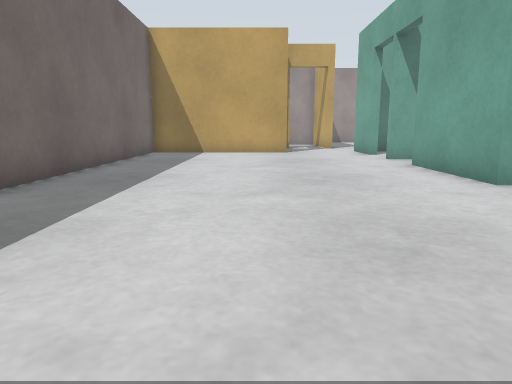
View 1 (above)

24 first-person views from a walk through a Gazebo world. The camera is 0.5 m above the floor, tilts 10° down and sees 70° across. The floor is counted in squares, 0.5 m on a side. Each view is taken from the middle of a square. On the plan, view 1 faces up. The plan holds only what a view shows up to about 13 squares ahead; the rest is blank.

View 2
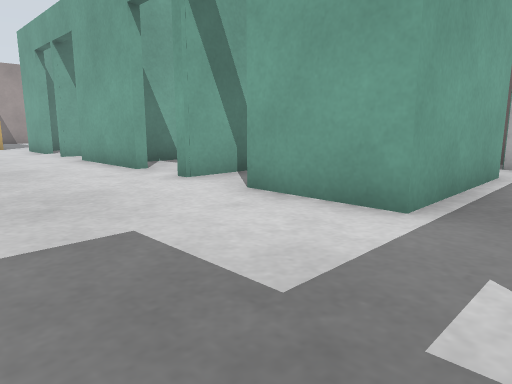

View 3
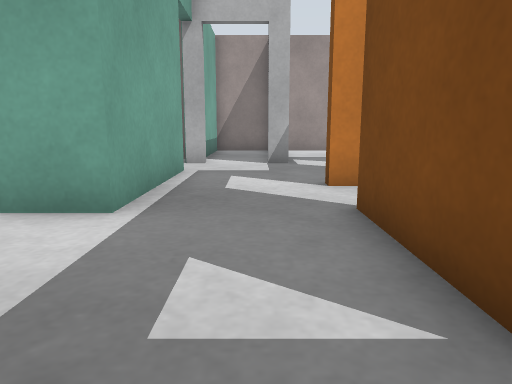

View 4
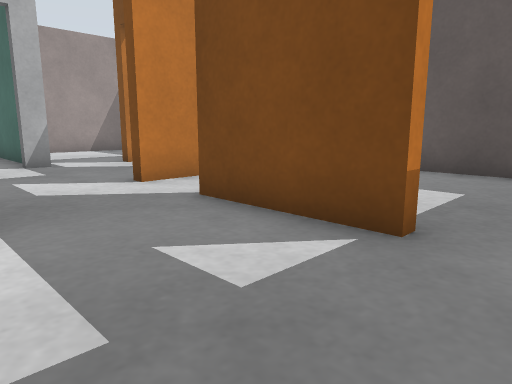

View 5
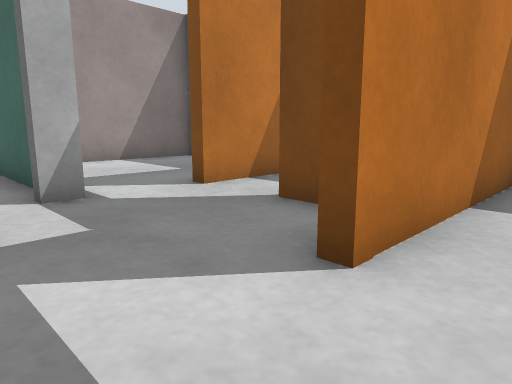

View 6
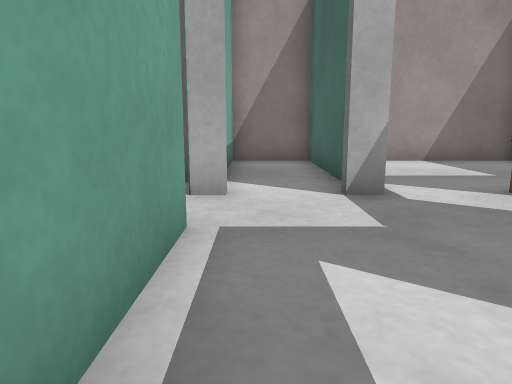

View 7
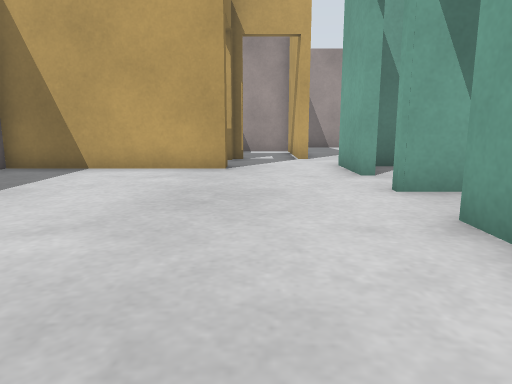

View 8
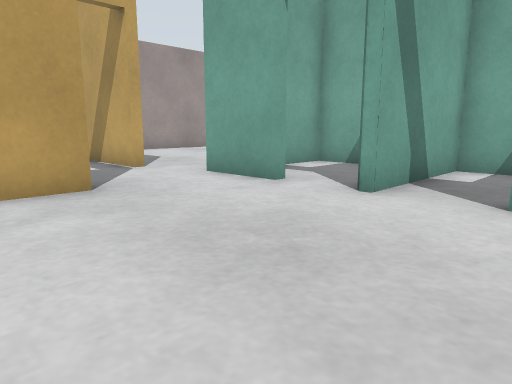

View 9
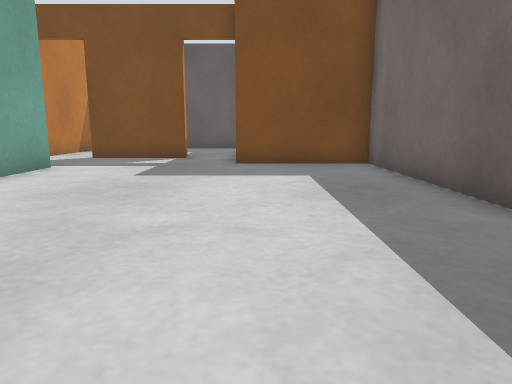

View 10
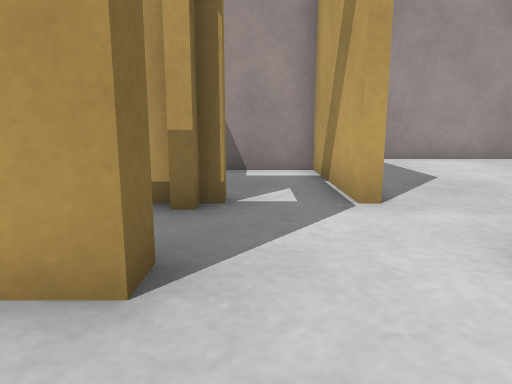

View 11
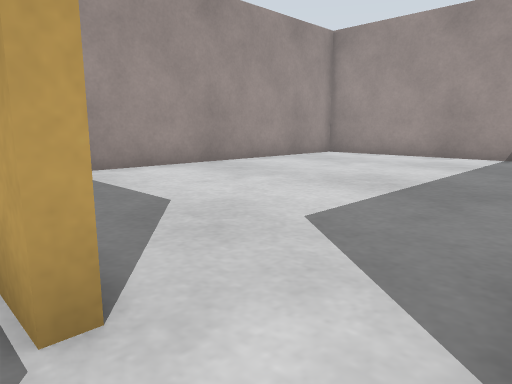

View 12
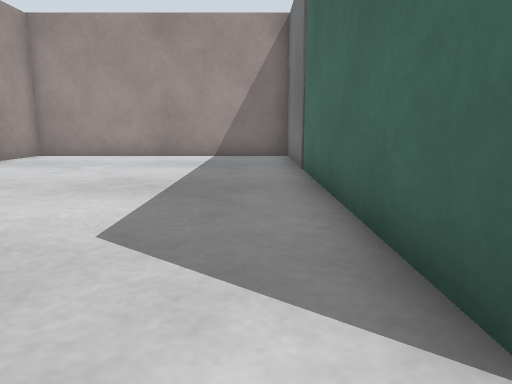

View 13
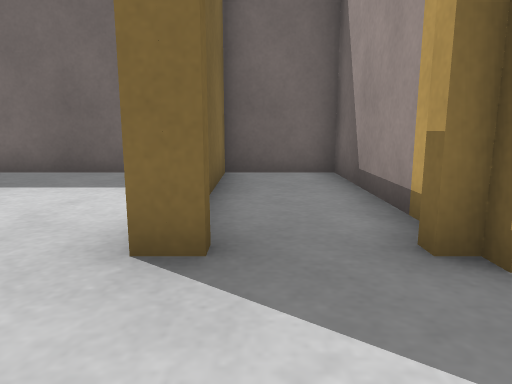

View 14
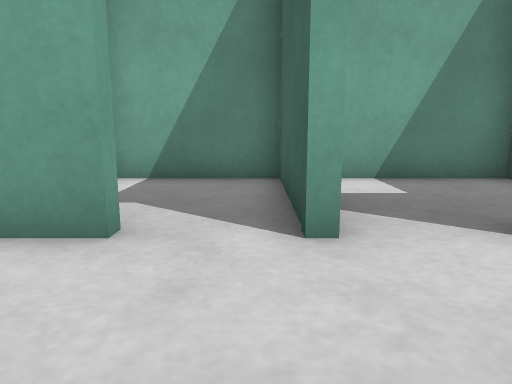

View 15
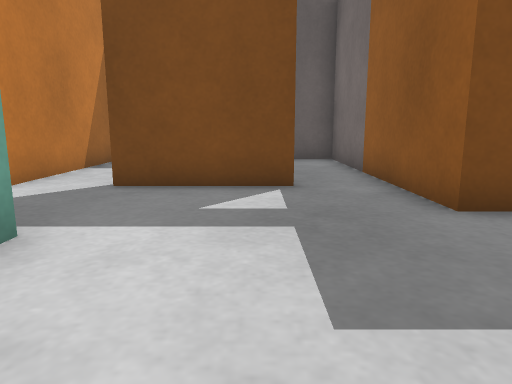

View 16
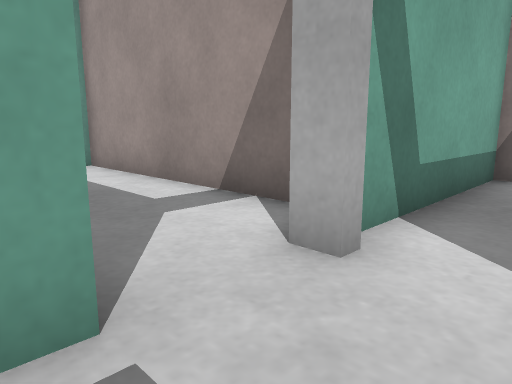

View 17
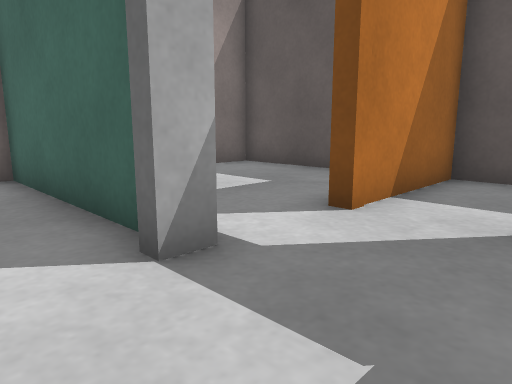

View 18
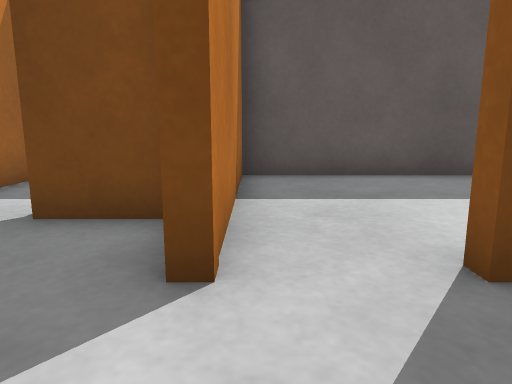

View 19
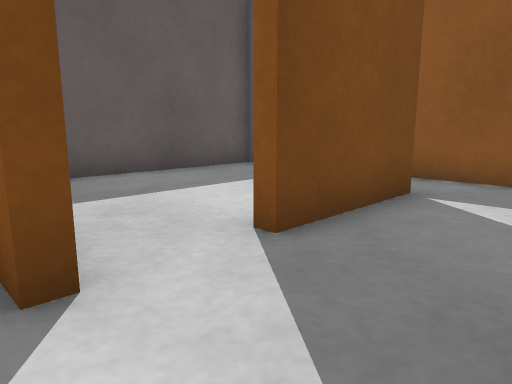

View 20
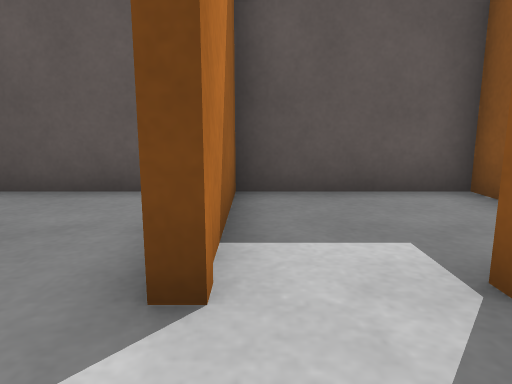

View 21
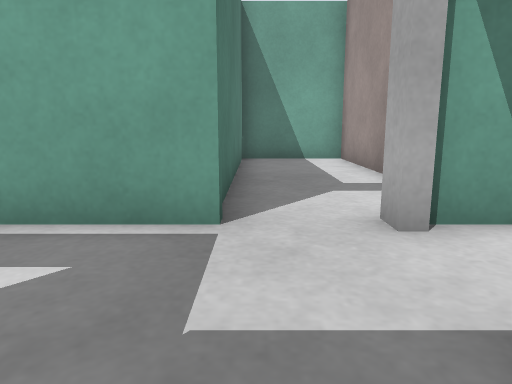

View 22
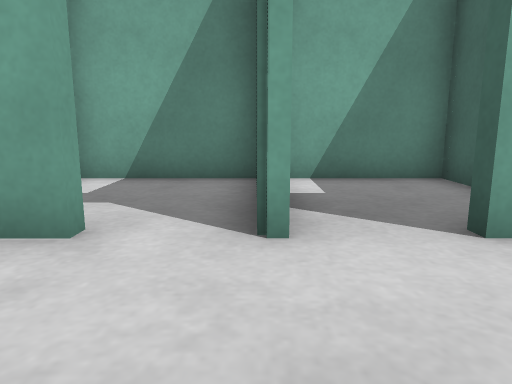

View 23
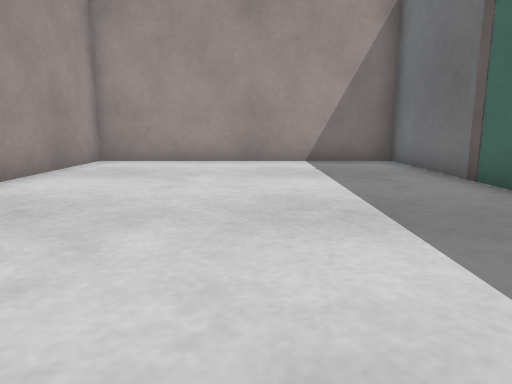

View 24
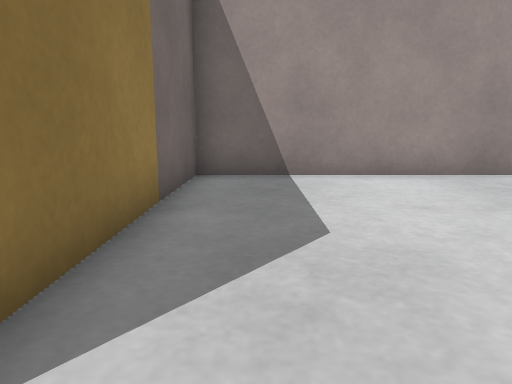

### Floor plan
Ten units are one square. View 1 is at (0, 0); x grows to the right and y downward. Boxes are objects, and circles mark ways between rooms. Rooms are numbered by the first view taken in them; rooms with no view inside come last. Other rooms are left out.
<svg viewBox="-47 -253 213 345">
<path fill="none" stroke="#000" d="M42 -63 42 -99M42 -42 42 -45M42 -137 42 -159M13 33 45 33M12 -156 12 -150 -42 -150 -42 13 -4 13 -4 35M86 3 42 3 42 -25M16 -178 12 -178 12 -174M66 32 66 38M104 30 104 22M118 87 161 87 161 49M70 50 85 50M38 -178 34 -178M45 -159 161 -159 161 -248 37 -248 37 -187M-4 35 -4 87 63 87 63 33M118 -2 118 -80 86 -80 86 3M71 -83 83 -83 83 -117 41 -117M65 -80 54 -80M42 -45 83 -45 83 -79M83 -119 83 -156 51 -156M41 -120 50 -120M60 -42 42 -42M83 0 83 -34M66 80 66 87 104 87 104 49M111 26 161 26 161 3 108 3M9 -178 -42 -178 -42 -153 -14 -153"/>
<circle cx="85" cy="30" r="3" fill="#2a7"/>
<circle cx="40" cy="-170" r="3" fill="#2a7"/>
<circle cx="5" cy="35" r="3" fill="#2a7"/>
<circle cx="55" cy="35" r="3" fill="#2a7"/>
<circle cx="40" cy="-115" r="3" fill="#2a7"/>
<circle cx="40" cy="-45" r="3" fill="#2a7"/>
<circle cx="102" cy="10" r="3" fill="#2a7"/>
<circle cx="10" cy="-165" r="3" fill="#2a7"/>
<circle cx="95" cy="50" r="3" fill="#2a7"/>
<text x="10" y="-60">1</text>
<text x="120" y="50">2</text>
<text x="100" y="-210">3</text>
<text x="30" y="60">4</text>
<text x="100" y="-40">5</text>
<text x="60" y="-100">6</text>
<text x="60" y="-60">7</text>
<text x="70" y="-140">8</text>
<text x="60" y="-20">9</text>
<text x="90" y="70">10</text>
<text x="130" y="10">11</text>
<text x="-20" y="-170">12</text>
</svg>
Room 1 opens to room 2. Room 1 opens to room 3. Room 1 opens to room 4. Room 1 opens to room 6. Room 1 opens to room 7. Room 1 opens to room 11. Room 1 opens to room 12. Room 2 opens to room 10.

Where each view was taken, in squares from view 1:
view 1: 0 up, 0 right, facing up
view 2: 2 down, 0 right, facing up-right
view 3: 2 down, 0 right, facing right
view 4: 0 up, 0 right, facing down-right
view 5: 1 down, 5 right, facing down-right
view 6: 1 down, 5 right, facing right
view 7: 6 up, 2 right, facing up
view 8: 9 up, 1 left, facing up-right
view 9: 9 up, 1 left, facing down
view 10: 13 up, 2 right, facing up
view 11: 16 up, 3 right, facing up-right
view 12: 17 up, 3 right, facing right
view 13: 16 up, 4 right, facing left
view 14: 5 up, 1 right, facing right
view 15: 3 up, 2 right, facing down
view 16: 2 down, 8 right, facing up-right
view 17: 1 down, 8 right, facing down-right
view 18: 1 down, 6 right, facing down
view 19: 1 down, 7 right, facing down-left
view 20: 3 down, 10 right, facing down
view 21: 4 down, 9 right, facing up
view 22: 12 up, 1 right, facing right
view 23: 20 up, 5 right, facing right
view 24: 17 up, 5 right, facing up
